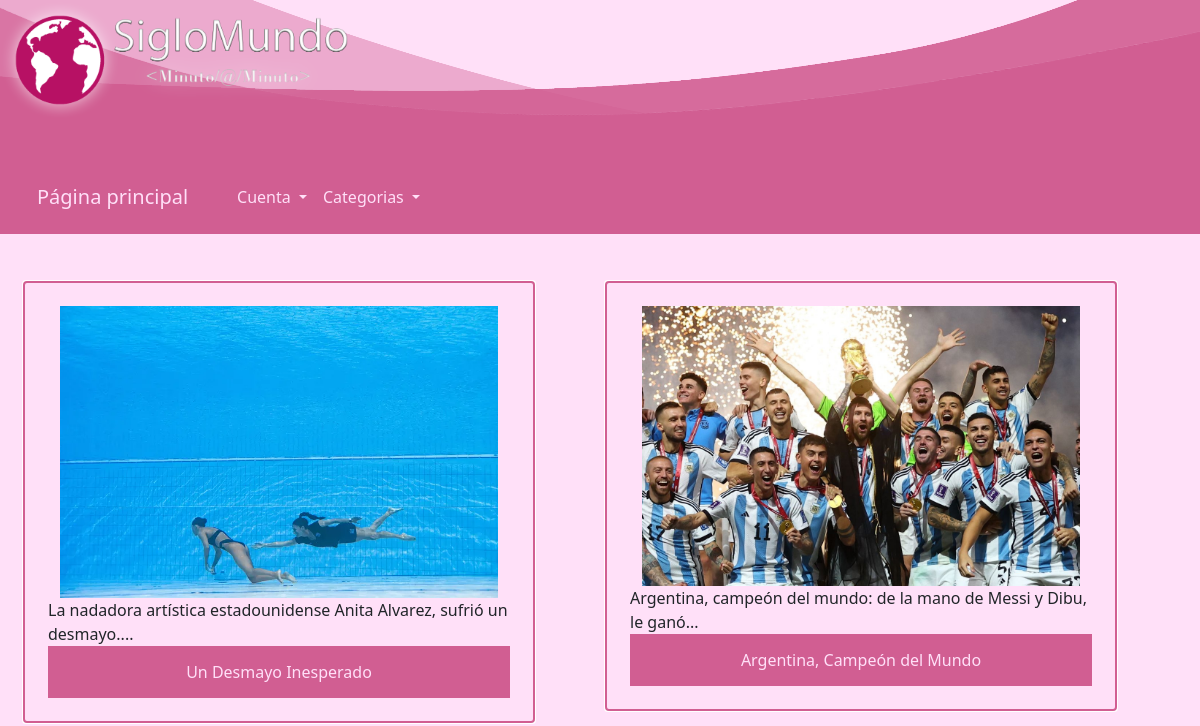
The app's page /categorias/deportes with its own data.
### app.py (models this page shows)
class Noticia(db.Model):
    __tablename__ = "Noticias"
    id = db.Column(db.Integer, primary_key=True)
    titulo = db.Column(db.String(100), nullable=False)
    imagen = db.Column(db.String(500), nullable=False)
    subtitulo = db.Column(db.String(500), nullable=False)
    resaltado = db.Column(db.String(1000), nullable=False)
    columna1 = db.Column(db.String(3000), nullable=False)
    columna2 = db.Column(db.String(3000), nullable=False)
    categoria = db.Column(db.String(20), nullable=False)

### app.py (the view)
@app.route("/categorias/<categoria>")
def ir_a_categoria(categoria):
    noticias_en_categoria = []
    noticias = Noticia.query.all()
    for noticia in noticias:
        if (noticia.categoria == categoria):
            noticias_en_categoria.append(noticia)
    if not noticias_en_categoria:
        return abort(404)
    return render_template("categorias-base.html", noticias=noticias_en_categoria)

### app.py (called while the page is built)
def resumirSubtitulo(noticia):
    i = 0
    maximoPalabras = 12
    resumido = ''
    for caracter in noticia.subtitulo:
        if (caracter == ' '):
            i +=1
        if (i <= maximoPalabras):
            resumido += caracter
        if (i > maximoPalabras):
            break
    return resumido

### templates/categorias-base.html (shortened to what this page needs)
{% extends "navbar.html" %}
{% block head %}
{{ super() }}
{% endblock %}
{% block body %}
{{super()}}
<div class="row no-outline-row align-items-start">
{% for noticia in noticias %}
    <div class="col-md-6">
        <div class="row" data-aos="fade-up"><img class="news-img" src= '/static/img/{{noticia.imagen}}' >
            {{ resumirSubtitulo(noticia) }}...
            <br>
            <a href="{{url_for('ir_a_noticia',id=(noticia.id))}}">{{ noticia.titulo }}</a>
        </div>
    </div>
{% endfor %}
</div>
{% endblock %}

### static/css/noticias.css (style rules this page uses)
.row { margin-top: 4vw; margin-left: 1vw; margin-bottom: 4vw; padding-top: 2vw; margin-right: 3vw; padding-bottom: 2vw; padding-left: 2vw; padding-right: 2vw; outline: auto; outline-color: #d15e92; }
a:link, a:visited { background-color: #d15e92; color: #ffe0f8; padding: 14px 25px; text-align: center; text-decoration: none; display: inline-block; }
.no-outline-row { margin-top: 0!important; margin-left: 0!important; margin-bottom: 0!important; padding-top: 0!important; padding-bottom: 0!important; padding-left: 0!important; padding-right: 0!important; outline: none !important; }
body { background: #ffe0f8 !important; }
.news-img { width: inherit; }

### records on screen
Noticia: imagen (picture), subtitulo "La nadadora artística estadounidense Anita Alvarez, sufrió un desmayo.", titulo "Un Desmayo Inesperado"
Noticia: imagen (picture), subtitulo "Argentina, campeón del mundo: de la mano de Messi y Dibu, le ganó", titulo "Argentina, Campeón del Mundo"
